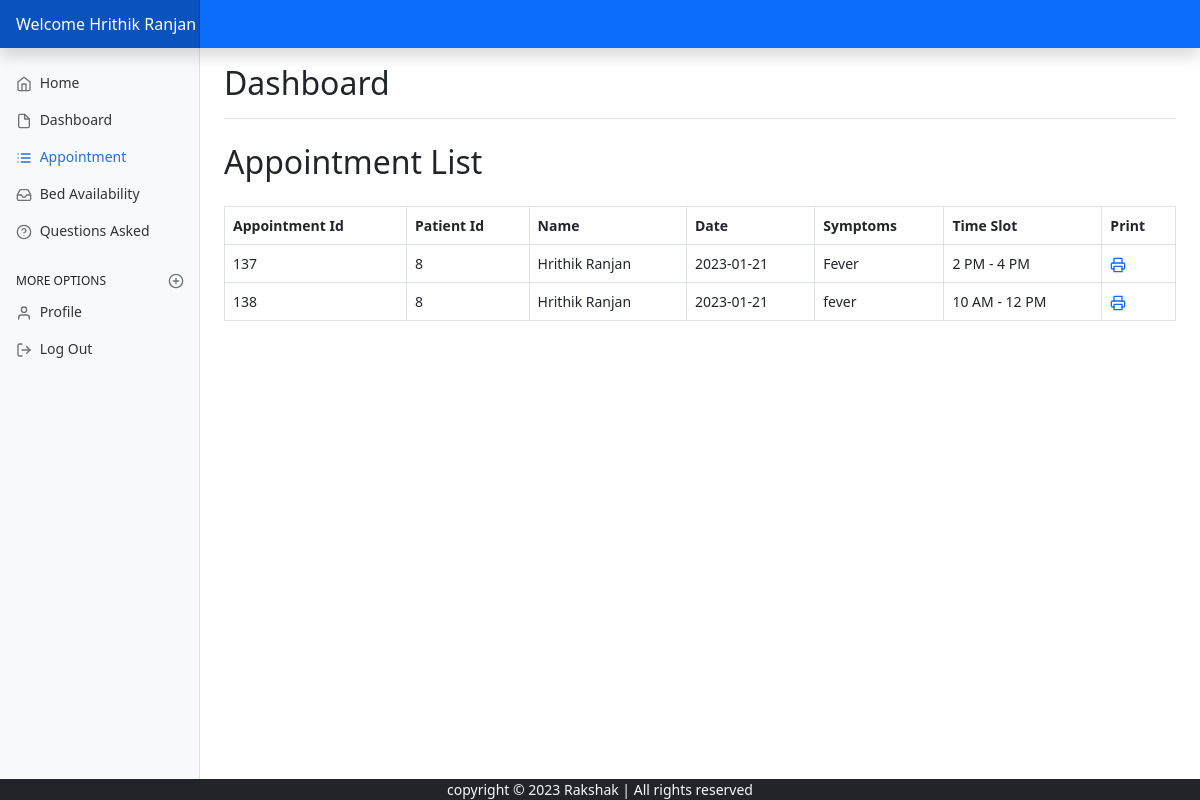
Page /patient/patientapplist.php (signed in) on the committed database.
### tables this page shows
CREATE TABLE `patient` (
  `icPatient` int(7) NOT NULL,
  `password` varchar(255) NOT NULL,
  `patientFirstName` varchar(20) DEFAULT NULL,
  `patientLastName` varchar(20) DEFAULT NULL,
  `patientMaritalStatus` varchar(10) DEFAULT NULL,
  `patientDOB` date DEFAULT NULL,
  `patientGender` varchar(10) DEFAULT NULL,
  `patientAddress` varchar(100) DEFAULT NULL,
  `patientPhone` varchar(15) DEFAULT NULL,
  `patientEmail` varchar(100) NOT NULL,
  `timestamp` datetime NOT NULL DEFAULT current_timestamp()
);

CREATE TABLE `appointment` (
  `appId` int(9) NOT NULL,
  `patientIc` int(7) NOT NULL,
  `scheduleId` int(10) NOT NULL,
  `appSymptom` varchar(100) NOT NULL,
  `appComment` varchar(100) NOT NULL,
  `status` varchar(10) NOT NULL DEFAULT 'process'
);

CREATE TABLE `doctorschedule` (
  `scheduleId` int(11) NOT NULL,
  `doctorId` int(9) NOT NULL,
  `scheduleDate` date NOT NULL,
  `startTime` varchar(15) NOT NULL,
  `bookAvail` varchar(10) NOT NULL
);

### patient/patientapplist.php (the view, shortened to what this page needs)
<?php
include_once '../assets/conn/dbconnect.php';
$session = $_SESSION['patientSession'];
$res2= mysqli_query($con, "SELECT * FROM patient WHERE icPatient=" . $session);
$userRow2 = mysqli_fetch_array($res2);
?>
<!DOCTYPE html>
<html>
<head>
    <link href="assets/css/bootstrap.min.css" rel="stylesheet">
    <link href="dashboard.css" rel="stylesheet">
</head>
</head>
<body>
    <header class="navbar navbar-dark sticky-top bg-primary flex-md-nowrap p-0 shadow">
        <a class="navbar-brand col-md-3 col-lg-2 me-0 px-3 fs-6" href="patient.php">Welcome <?php echo $userRow2['patientFirstName'].' ' .$userRow2['patientLastName']; ?></a>
    </header>
    <div class="container-fluid">
        <div class="row">
            <nav id="sidebarMenu" class="col-md-3 col-lg-2 d-md-block bg-light sidebar collapse">
                <div class="position-sticky pt-3 sidebar-sticky">
                    <ul class="nav flex-column">
                    <li class="nav-item">
							<a class="nav-link" aria-current="page" href="../index.php">
								<span data-feather="home" class="align-text-bottom"></span>
								Home
							</a>
						</li>
                        <li class="nav-item">
                            <a class="nav-link" aria-current="page" href="patient.php">
                                <span data-feather="file" class="align-text-bottom"></span>
                                Dashboard
                            </a>
                        </li>
                        <li class="nav-item">
                            <a class="nav-link active" href="patientapplist.php?patientId=<?php echo $userRow['icPatient']; ?>">
                                <span data-feather="list" class="align-text-bottom"></span>
                                Appointment
                            </a>
                        </li>
                        <li class="nav-item">
							<a class="nav-link" href="bed.php">
								<span data-feather="inbox" class="align-text-bottom"></span>
								Bed Availability
							</a>
						</li>
                        <li class="nav-item">
							<a class="nav-link" href="question.php">
								<span data-feather="help-circle" class="align-text-bottom"></span>
								Questions Asked
							</a>
						</li>
                    </ul>
                    <h6 class="sidebar-heading d-flex justify-content-between align-items-center px-3 mt-4 mb-1 text-uppercase">
                        <span>More options</span>
                        <a class="link-secondary" href="#" aria-label="Add a new report">
                            <span data-feather="plus-circle" class="align-text-bottom"></span>
                        </a>
                    </h6>
                    <ul class="nav flex-column mb-2">
                        <li class="nav-item">
                            <a class="nav-link" href="profile.php?patientId=<?php echo $userRow2['icPatient']; ?>">
                                <span data-feather="user" class="align-text-bottom"></span>
                                Profile
                            </a>
                        </li>
                        <li class="nav-item">
                            <a class="nav-link" href="patientlogout.php?logout">
                                <span data-feather="log-out"></span>
                                Log Out
                            </a>
                        </li>
                    </ul>
                </div>
            </nav>
            <main class="col-md-9 ms-sm-auto col-lg-10 px-md-4">
                <div class="d-flex justify-content-between flex-wrap flex-md-nowrap align-items-center pt-3 pb-2 mb-3 border-bottom">
                    <h1 class="h2">Dashboard</h1>
                </div>
                <h2 class="my-4">Appointment List</h2>
                <div class="table-responsive">
                    <table class="table table-hover table-bordered">
                        <thead>
                            <tr class="filters">
                                <th>Appointment Id</th>
                                <th>Patient Id</th>
                                <th>Name</th>
                                <th>Date</th>
                                <th>Symptoms</th>
                                <th>Time Slot</th>
                                <th>Print</th>
                            </tr>
                        </thead>
                        <?php
                        $res = mysqli_query($con, "SELECT a.*, b.*,c.*
                        		FROM patient a
                        		JOIN appointment b
                        		On a.icPatient = b.patientIc
                        		JOIN doctorschedule c
                        		On b.scheduleId=c.scheduleId
                        		WHERE b.patientIc ='$session'");
                        while ($userRow = mysqli_fetch_array($res)) {
                            echo "<tbody>";
                            echo "<tr>";
                            echo "<td>" . $userRow['appId'] . "</td>";
                            echo "<td>" . $userRow['patientIc'] . "</td>";
                            echo "<td>" . $userRow['patientFirstName'] .' '. $userRow['patientLastName']. "</td>";
                            echo "<td>" . $userRow['scheduleDate'] . "</td>";
                            echo "<td>" . $userRow['appSymptom'] . "</td>";
                            echo "<td>" . $userRow['startTime'] . "</td>";
                            echo "<td><a href='invoice.php?appid=" . $userRow['appId'] . "' target='_blank'><span data-feather='printer' aria-hidden='true'></span></a> </td>";
                            echo "</tr>";
                            echo "</tbody>";
                        }
                        ?>
                    </table>
                </div>
            </main>
        </div>
        <div class="container-fluid fixed-bottom bg-dark text-light mb-0">
    <p class="text-center mb-0">
        copyright &copy; 2023 Rakshak | All rights reserved
    </p>
    </div>
</body>
</html>

### patient/dashboard.css (style rules this page uses)
body { font-size: .875rem; }
.feather { width: 16px; height: 16px; }
.sidebar { position: fixed; top: 0; bottom: 0; left: 0; z-index: 100; padding: 48px 0 0; box-shadow: inset -1px 0 0 rgba(0, 0, 0, .1); }
.sidebar-sticky { height: calc(100vh - 48px); overflow-x: hidden; overflow-y: auto; }
.sidebar .nav-link { font-weight: 500; color: #333; }
.sidebar .nav-link .feather { margin-right: 4px; color: #727272; }
.sidebar .nav-link.active { color: #2470dc; }
.sidebar .nav-link:hover .feather, .sidebar .nav-link.active .feather { color: inherit; }
.sidebar-heading { font-size: .75rem; }
.navbar-brand { padding-top: .75rem; padding-bottom: .75rem; background-color: rgba(0, 0, 0, .25); box-shadow: inset -1px 0 0 rgba(0, 0, 0, .25); }

### rows in the picture
patient: patientFirstName "Hrithik", patientLastName "Ranjan"
appointment: appId "137", patientIc "8", patientIc.patientFirstName "Hrithik", patientIc.patientLastName "Ranjan", scheduleId.scheduleDate "2023-01-21", appSymptom "Fever", scheduleId.startTime "2 PM - 4 PM"
appointment: appId "138", patientIc "8", patientIc.patientFirstName "Hrithik", patientIc.patientLastName "Ranjan", scheduleId.scheduleDate "2023-01-21", appSymptom "fever", scheduleId.startTime "10 AM - 12 PM"
